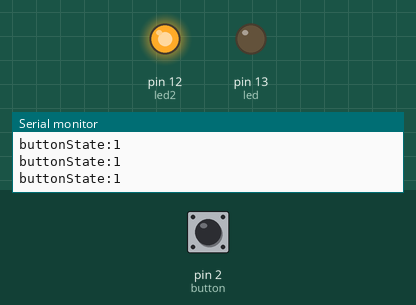
The sketch below on a simulated Arduino Uno, built with avr-gcc and run on an emulated ATmega328P. Shown: output pins drawn as LEDs (lit = HIGH), the last lines printed to the serial monitor. Inputs (shaded band) come from the test bench; at power-on: pin 2 (button) HIGH.

Above: at 1.2 s.
1.3 s: pin 2 (button) pulled LOW for 0.15 s
At 1.39 s:
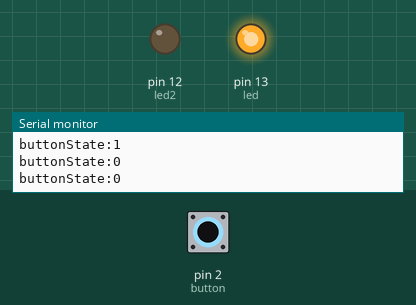
2.9 s: pin 2 (button) pulled LOW for 3.2 s
At 6.7 s:
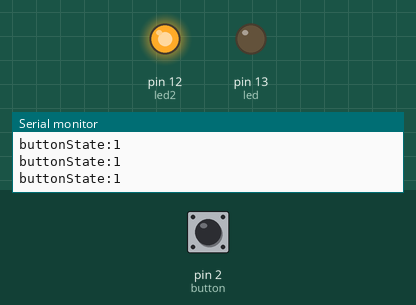
Timing chart, 0 to 8.2 s (numbered marks = the images above; inputs shaded):
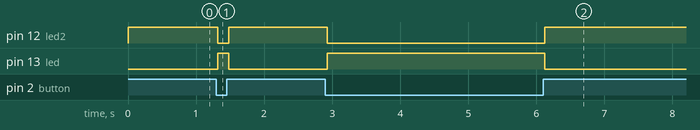

The sketch:

class-example.ino
```cpp
#define led 13
#define led2 12
#define button 2

void setup() {
  // put your setup code here, to run once:

  Serial.begin(9600);
  pinMode(led, OUTPUT);
  pinMode(led2, OUTPUT);
  pinMode(button, INPUT);
}

void loop() {
  // put your main code here, to run repeatedly:
  int buttonState = digitalRead(button);
  Serial.print("buttonState:");
  Serial.println(buttonState);


  if(buttonState == 0) {
    digitalWrite(led, HIGH);
    digitalWrite(led2, LOW);

    } else{
      digitalWrite(led2, HIGH);
      digitalWrite(led, LOW);
      }

}

//  if(buttonState == 1) {
//    digitalWrite(led2, HIGH);
//    }
//}
```

Measured:
- after the input at 1.3 s, pin 12 (led2): HIGH → LOW at once, → HIGH 0.16 s later; pin 13 (led): LOW → HIGH at once, → LOW 0.16 s later
- after the input at 2.9 s, pin 12 (led2): HIGH → LOW at once, → HIGH 3.2 s later; pin 13 (led): LOW → HIGH at once, → LOW 3.2 s later
